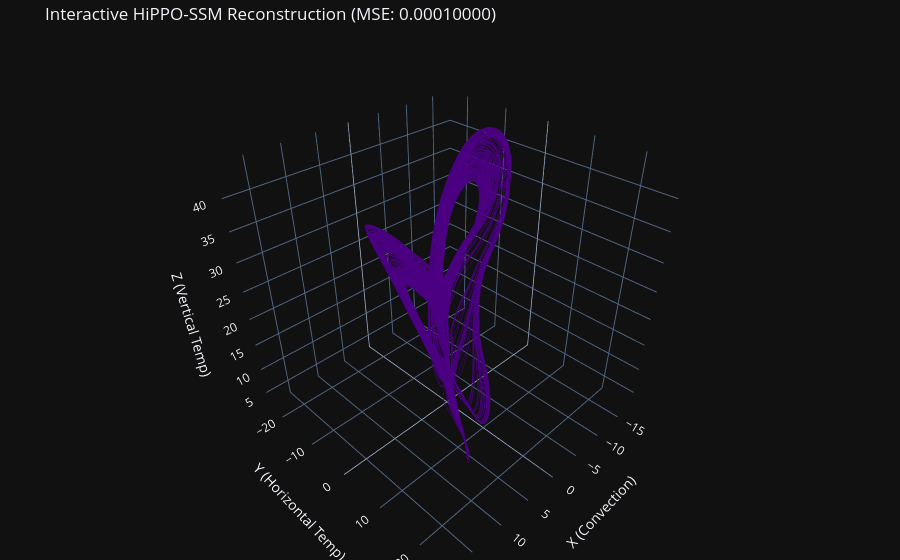

Notebook code cell kept with this figure:
### Code cell
import plotly.graph_objects as go
plot_np = denorm_traj.numpy()
fig = go.Figure(data=[go.Scatter3d(
    x=plot_np[:, 0],
    y=plot_np[:, 1],
    z=plot_np[:, 2],
    mode='lines',
    opacity=0.7,
    line=dict(
        color='indigo',
        width=1.5
    ),
    name='HiPPO-SSM Trajectory'
)])
fig.update_layout(
    title=f"Interactive HiPPO-SSM Reconstruction (MSE: {best_val_loss:.8f})",
    template="plotly_dark",
    scene=dict(
        xaxis_title='X (Convection)',
        yaxis_title='Y (Horizontal Temp)',
        zaxis_title='Z (Vertical Temp)',
        aspectmode='cube'
    ),
    margin=dict(l=0, r=0, b=0, t=40)
)
fig.show()

### Figure 1 — Plotly figure (JSON) as saved in the notebook; plotly's stock layout.template omitted (floating-point values rounded to 4 significant figures; data arrays with more than 128 entries replaced by an {"elided": "..."} marker saying what was removed)
{"data": [{"line": {"color": "indigo", "width": 1.5}, "mode": "lines", "name": "HiPPO-SSM Trajectory", "opacity": 0.7, "type": "scatter3d", "x": {"elided": "50000 float values"}, "y": {"elided": "50000 float values"}, "z": {"elided": "50000 float values"}}], "layout": {"margin": {"b": 0, "l": 0, "r": 0, "t": 40}, "scene": {"aspectmode": "cube", "xaxis": {"title": {"text": "X (Convection)"}}, "yaxis": {"title": {"text": "Y (Horizontal Temp)"}}, "zaxis": {"title": {"text": "Z (Vertical Temp)"}}}, "title": {"text": "Interactive HiPPO-SSM Reconstruction (MSE: 0.00010000)"}}}
